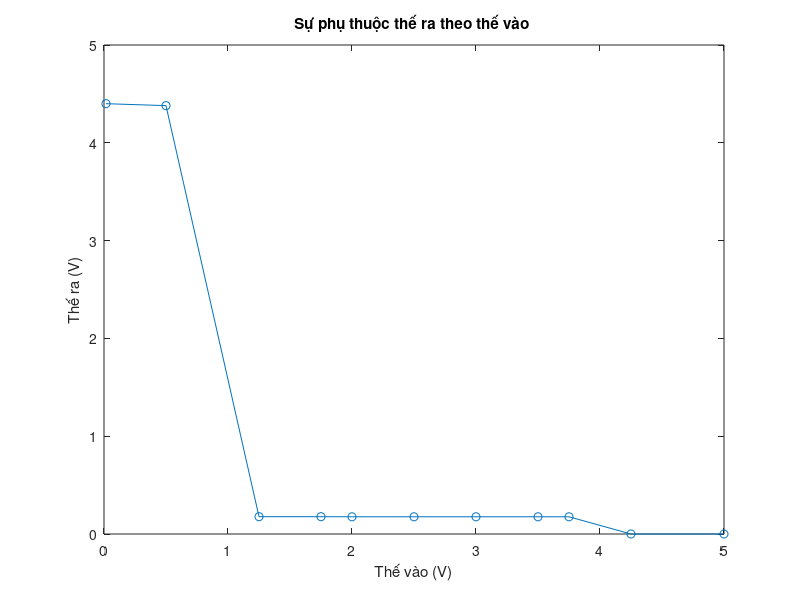

Here is the MATLAB script that generated this plot:
clc;

x = [0.016, 0.5, 1.25, 1.75, 2, 2.5, 3, 3.5, 3.75, 4.25, 5];
y = [4.4, 4.38, 0.177, 0.177, 0.176, 0.176, 0.176, 0.176, 0.176, 0, 0];

plot(x, y, 'o-');

% Đặt tiêu đề cho đồ thị
title('Sự phụ thuộc thế ra theo thế vào ');

% Đặt nhãn cho các trục
xlabel('Thế vào (V)');
ylabel('Thế ra (V)');
